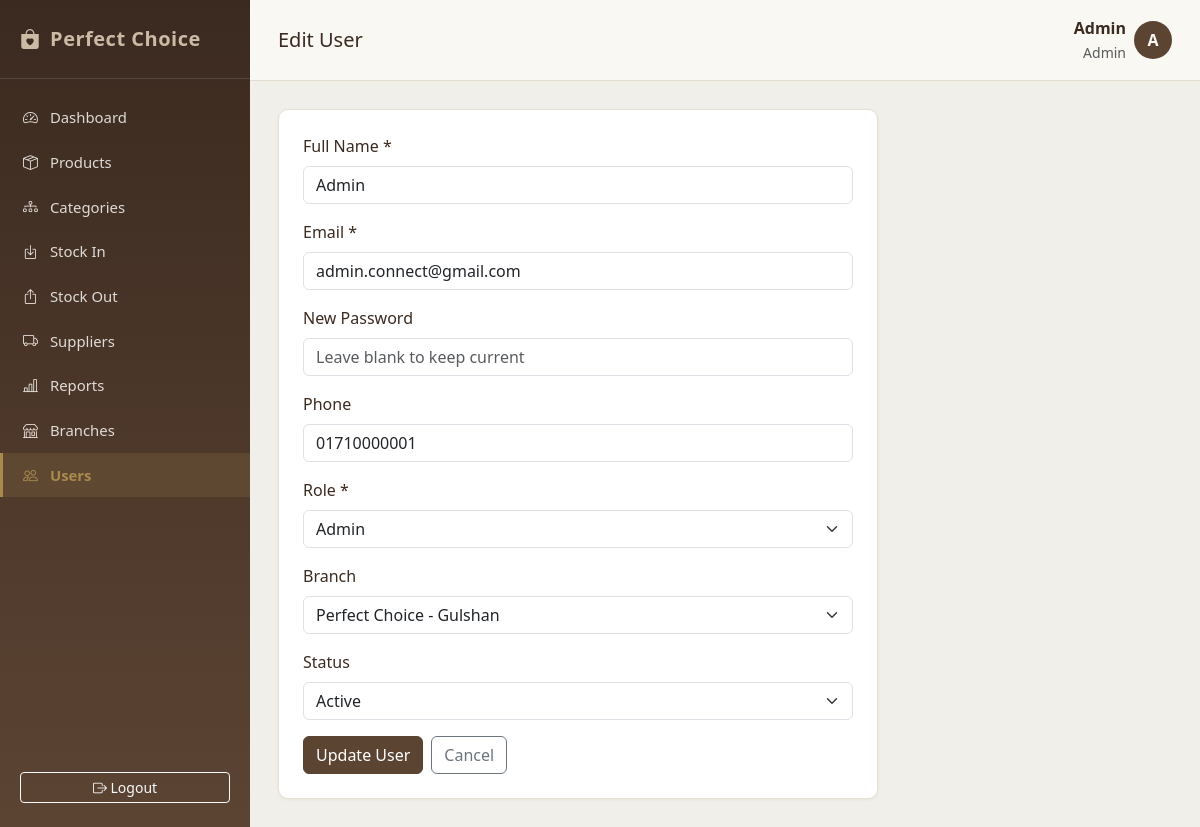
Page /users/edit.php?id=1 (signed in) on the committed database.
### tables this page shows
CREATE TABLE users (
    user_id INT AUTO_INCREMENT PRIMARY KEY,
    full_name VARCHAR(100) NOT NULL,
    email VARCHAR(150) NOT NULL UNIQUE,
    password VARCHAR(255) NOT NULL,
    role_id INT NOT NULL,
    branch_id INT,
    phone VARCHAR(30),
    status ENUM('active','inactive') DEFAULT 'active',
    created_at TIMESTAMP DEFAULT CURRENT_TIMESTAMP,
    FOREIGN KEY (role_id) REFERENCES roles(role_id),
    FOREIGN KEY (branch_id) REFERENCES branches(branch_id) ON DELETE SET NULL
);

CREATE TABLE branches (
    branch_id INT AUTO_INCREMENT PRIMARY KEY,
    branch_name VARCHAR(100) NOT NULL,
    location VARCHAR(255),
    phone VARCHAR(30),
    status ENUM('active','inactive') DEFAULT 'active',
    created_at TIMESTAMP DEFAULT CURRENT_TIMESTAMP
);

### users/edit.php (the view, shortened to what this page needs)
<?php
require_once '../config/database.php';
$id = (int)($_GET['id'] ?? 0);
$stmt = $conn->prepare("SELECT * FROM users WHERE user_id = ?");
$stmt->bind_param("i", $id);
$stmt->execute();
$user = $stmt->get_result()->fetch_assoc();
$branches = $conn->query("SELECT branch_id, branch_name FROM branches WHERE status='active' ORDER BY branch_name");
require_once '../includes/header.php';
require_once '../includes/sidebar.php';
?>
<div class="pc-card p-4 pc-form-card">
    <form method="POST">
        <div class="mb-3"><label class="form-label">Full Name *</label><input type="text" name="full_name" class="form-control" value="<?php echo htmlspecialchars($user['full_name']); ?>" required></div>
        <div class="mb-3"><label class="form-label">Email *</label><input type="email" name="email" class="form-control" value="<?php echo htmlspecialchars($user['email']); ?>" required></div>
        <div class="mb-3"><label class="form-label">New Password</label><input type="password" name="password" class="form-control" placeholder="Leave blank to keep current"></div>
        <div class="mb-3"><label class="form-label">Phone</label><input type="text" name="phone" class="form-control" value="<?php echo htmlspecialchars($user['phone']); ?>"></div>
        <div class="mb-3">
            <label class="form-label">Role *</label>
            <select name="role_id" class="form-select" required>
                <option value="1" <?php echo $user['role_id']==1?'selected':''; ?>>Admin</option>
            </select>
        </div>
        <div class="mb-3">
            <label class="form-label">Branch</label>
            <select name="branch_id" class="form-select">
                <?php while ($b = $branches->fetch_assoc()): ?>
                    <option value="<?php echo $b['branch_id']; ?>" <?php echo $b['branch_id']==$user['branch_id']?'selected':''; ?>><?php echo htmlspecialchars($b['branch_name']); ?></option>
                <?php endwhile; ?>
            </select>
        </div>
        <div class="mb-3">
            <label class="form-label">Status</label>
            <select name="status" class="form-select">
                <option value="active" <?php echo $user['status']==='active'?'selected':''; ?>>Active</option>
            </select>
        </div>
        <div class="d-flex gap-2">
            <button type="submit" class="btn btn-pc-primary">Update User</button>
            <a href="list.php" class="btn btn-outline-secondary">Cancel</a>
        </div>
    </form>
</div>
    </main>
</div>
<?php require_once '../includes/footer.php'; ?>

### assets/css/style.css (style rules this page uses)
:root { --pc-brown-dark: #3b2a20; --pc-brown: #5c4433; --pc-brown-light: #8a6f55; --pc-taupe: #cbbba4; --pc-grey: #6b6b66; --pc-grey-light: #f1efe9; --pc-ivory: #faf8f3; --pc-gold: #a98a4d; --pc-success: #4f6f52; --pc-danger: #8b3a3a; --pc-warning: #b9893f; --pc-fs-xs: 0.8rem; --pc-fs-sm: 0.875rem; --pc-fs-base: 1rem; --pc-fs-lg: 1.25rem; --pc-fs-xl: 1.5rem; }
* { box-sizing: border-box; }
body { background-color: var(--pc-grey-light); font-family: 'Segoe UI', Georgia, 'Times New Roman', serif; color: var(--pc-brown-dark); margin: 0; }
.pc-card { background: #fff; border: 1px solid #e7e1d4; border-radius: 10px; box-shadow: 0 1px 3px rgba(59,42,32,0.06); }
.btn-pc-primary { background-color: var(--pc-brown); border-color: var(--pc-brown); color: #fff; }
.pc-form-card { max-width: 600px; }

### rows in the picture
users: full_name "Admin", email "admin.connect@gmail.com", phone "01710000001", role_id "Admin", branch_id "Perfect Choice - Gulshan", status "Active"

### other values in the picture
$pageTitle "Edit User"
$_SESSION['full_name'] "Admin"
roleName($_SESSION['role_id']) "Admin"
substr($_SESSION['full_name'], 0, 1) "A"
